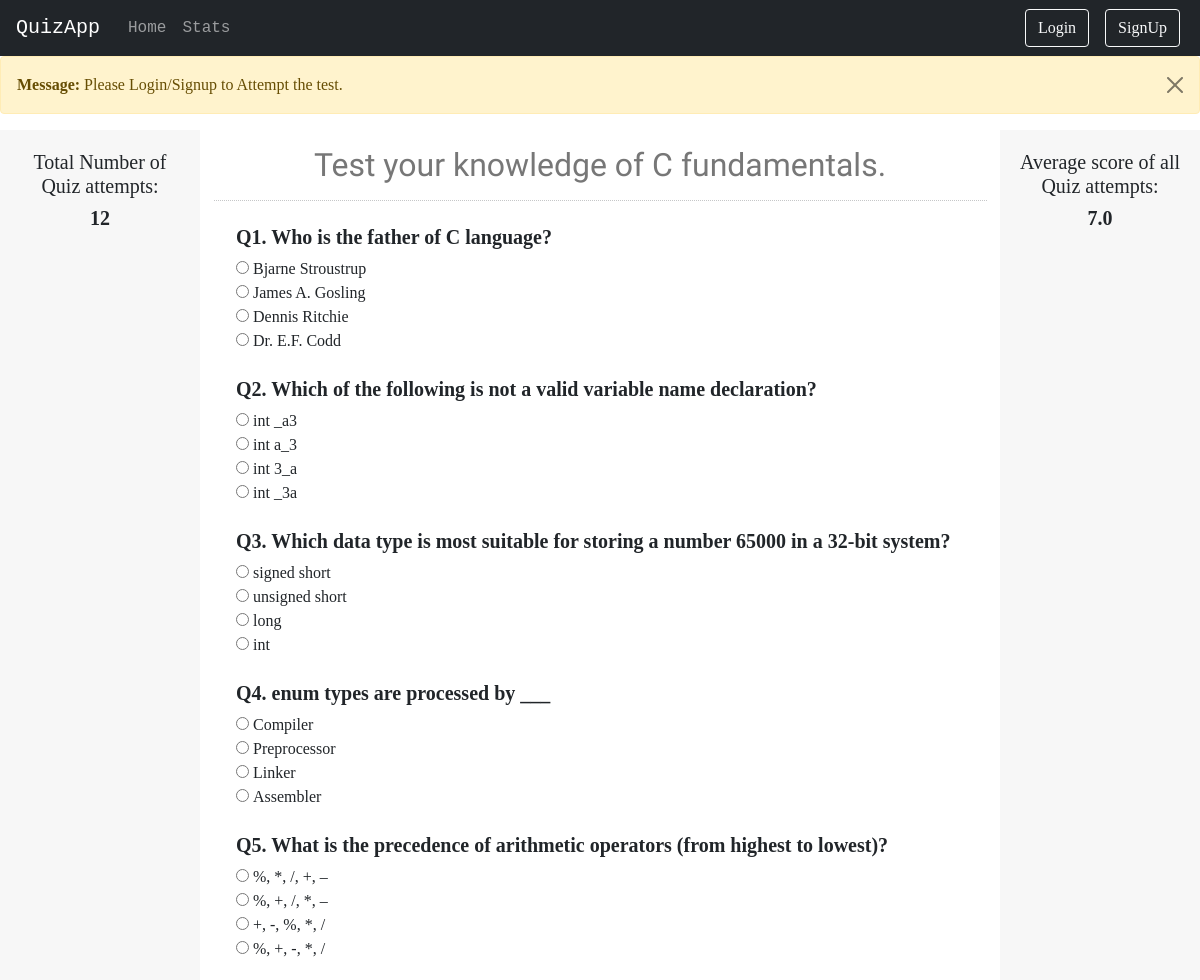
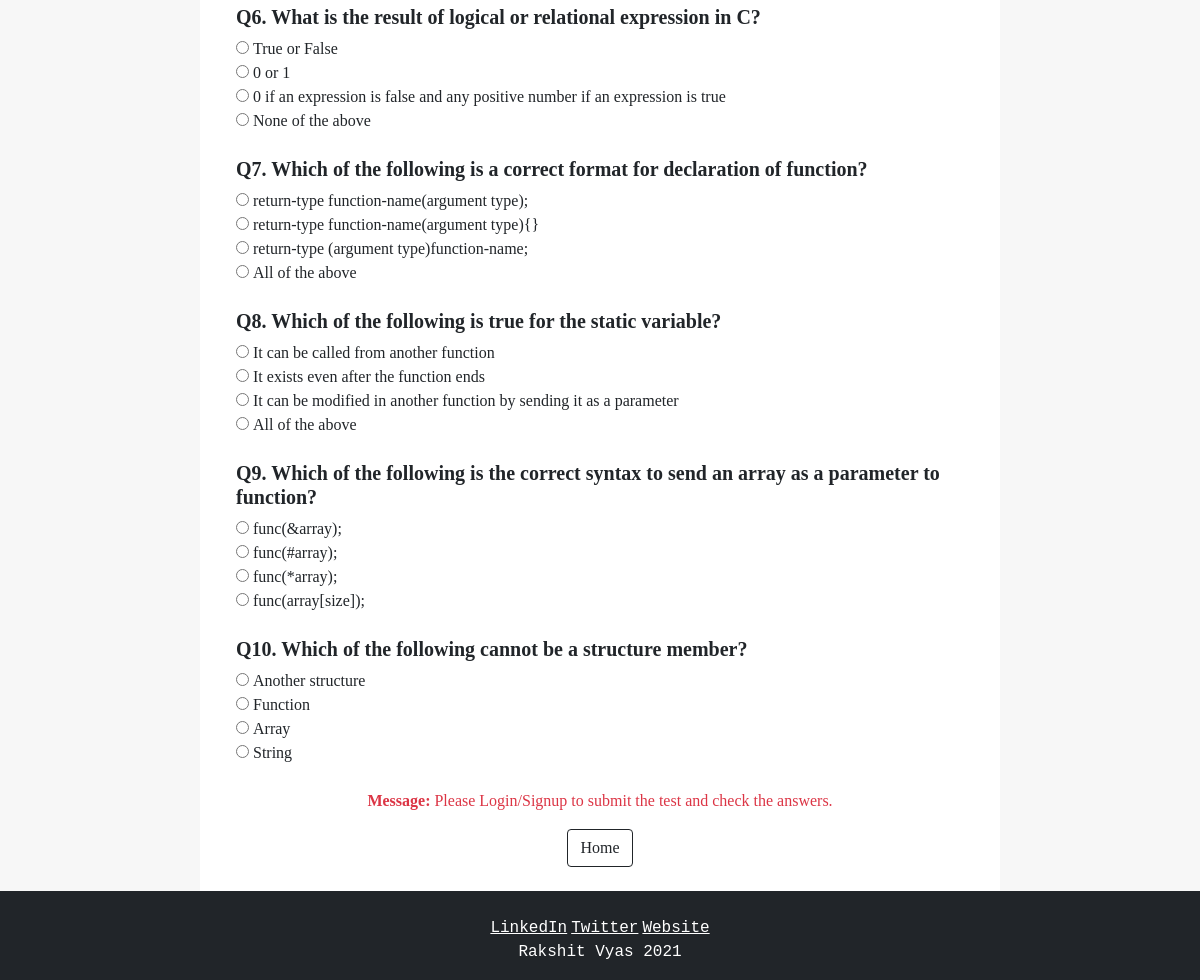
Screenshot of /quiz/c with the database file from the repository (2 pictures, top to bottom).
### quizapp/models.py (models this page shows, shortened)
class Question(models.Model):
    question_id = models.AutoField(primary_key=True)
    question = models.CharField(max_length=500)
    option1 = models.CharField(max_length=200)
    option2 = models.CharField(max_length=200)
    option3 = models.CharField(max_length=200, default=None)
    option4 = models.CharField(max_length=200, default=None)
    option5 = models.CharField(max_length=200, default=None)
    answer = models.IntegerField()
    subject = models.CharField(max_length=20)

### quizapp/views.py (the view, shortened to what this page needs)
# urls.py: path('quiz/<str:sub>', views.quiz, name='quiz'),
def quiz(request,sub):
    context= {}
    if sub == 'c':
        context = fetch_data("C Programming", "C")
    elif sub == 'cpp':
        context = fetch_data("C++ Programming", "C++")
    elif sub == 'java':
        context = fetch_data("Java Programming", "Java")
    elif sub == 'python':
        context = fetch_data("Python Programming", "Python")
    elif sub == 'js':
        context = fetch_data("Javascript Programming", "Javascript")
    else:
        context = fetch_data("","")
    return render(request, 'quiz.html', context)

### quizapp/views.py (called while the page is built)
def fetch_data(subject, language):
    data = Question.objects.filter(subject=subject)
    answers = []
    for d in data:
        answers.append(d.answer)
    tests_data = Test_stat.objects.all()
    total_test = len(tests_data)
    total_marks = 0
    for test in tests_data:
        total_marks += test.score
    avg_marks = float(total_marks/total_test)
    avg_marks = round(avg_marks,2)
    context ={
        'all_data' : data,
        'o' : 1,
        'language' : language,
        'answers' : answers,
        'total_test' : total_test,
        'avg_marks' : avg_marks
    }
    return context

### templates/quiz.html (shortened to what this page needs)
{% extends 'basic.html' %}
{% block body %}
<h1 name="heaad" class="subheading text-center my-3" style = "font-size: 200%;">Test your knowledge of {{language}} fundamentals.</h1>
<hr>
<form action=""  class="quizForm" name="quizForm" onsubmit="submitAnswers()">
{% for data in all_data %}
<div class="container-fluid my-4">
    <h3 class="qna" name="q{{forloop.counter}}">Q{{data.question}}</h3>
    <input class="qna" type="radio" id="o{{forloop.counter}}{{o}}" name="q{{forloop.counter}}" value="{{o}}">
    <label class="qna" id="op{{forloop.counter}}{{o}}" for="o{{forloop.counter}}{{o}}">{{data.option1|slice:"3:"}}</label><br>
    <input class="qna" type="radio" id="o{{forloop.counter}}{{o|add:"1"}}" name="q{{forloop.counter}}" value="{{o|add:"1"}}">
    <label class="qna" id="op{{forloop.counter}}{{o|add:"1"}}" for="o{{forloop.counter}}{{o|add:"1"}}">{{data.option2|slice:"3:"}}</label><br>
    <input class="qna" type="radio" id="o{{forloop.counter}}{{o|add:"2"}}" name="q{{forloop.counter}}" value="{{o|add:"2"}}">
    <label class="qna" id="op{{forloop.counter}}{{o|add:"2"}}" for="o{{forloop.counter}}{{o|add:"2"}}">{{data.option3|slice:"3:"}}</label><br>
    <input class="qna" type="radio" id="o{{forloop.counter}}{{o|add:"3"}}" name="q{{forloop.counter}}" value="{{o|add:"3"}}">
    <label class="qna" id="op{{forloop.counter}}{{o|add:"3"}}" for="o{{forloop.counter}}{{o|add:"3"}}">{{data.option4|slice:"3:"}}</label><br>
</div>
{% endfor %}
</form>
{% if user.is_authenticated %}
<div class="text-center mt-4 mb-2">
    <input class="btn btn-outline-dark" type="submit" name="" value="Submit Answers" onclick="submitAnswers()">
    <input class="btn btn-outline-dark" type="submit" name="" value="Home" onclick="home()">
    <input class="btn btn-outline-dark" type="submit" name="" value="Show answers" onclick="showAnswers()">
</div>
<div id="showres" class="showres text-center my-2">
</div>
{% else %}
<div class="text-center my-4">
    <p class="text-danger "><strong>Message: </strong> Please Login/Signup to submit the test and check the answers.</p>
    <input class="btn btn-outline-dark" type="submit" name="" value="Home" onclick="home()">
</div>
{% endif %}
{% endblock %}

### static/css/styles.css (style rules this page uses)
body { font-family: "Montserrat"; }
h1,h2 { font-family: 'Cormorant Garamond', serif; }
h3 { font-size: 20px; font-family: 'Times New Roman', Times, serif; font-weight: bold; }
.subheading { color: #777777; font-family: 'Sacramento', cursive; font-size: 28px; }
hr { border-top: dotted #fff 1px; border-bottom: 0; }

### rows the page displays
Question: question "1. Who is the father of C language?", option1 "Bjarne Stroustrup", option2 "James A. Gosling", option3 "Dennis Ritchie", option4 "Dr. E.F. Codd"
Question: question "2. Which of the following is not a valid variable name declaration?", option1 "int _a3", option2 "int a_3", option3 "int 3_a", option4 "int _3a"
Question: question "3. Which data type is most suitable for storing a number 65000 in a 32-bit system?", option1 "signed short", option2 "unsigned short", option3 "long", option4 "int"
Question: question "4. enum types are processed by ___", option1 "Compiler", option2 "Preprocessor", option3 "Linker", option4 "Assembler"
Question: question "5. What is the precedence of arithmetic operators (from highest to lowest)?", option1 "%, *, /, +, –", option2 "%, +, /, *, –", option3 "+, -, %, *, /", option4 "%, +, -, *, /"
Question: question "6. What is the result of logical or relational expression in C?", option1 "True or False", option2 "0 or 1", option3 "0 if an expression is false and any positive number if an expression is true", option4 "None of the above"
Question: question "7. Which of the following is a correct format for declaration of function?", option1 "return-type function-name(argument type);", option2 "return-type function-name(argument type){}", option3 "return-type (argument type)function-name;", option4 "All of the above"
Question: question "8. Which of the following is true for the static variable?", option1 "It can be called from another function", option2 "It exists even after the function ends", option3 "It can be modified in another function by sending it as a parameter", option4 "All of the above"
Question: question "9. Which of the following is the correct syntax to send an array as a parameter to function?", option1 "func(&array);", option2 "func(#array);", option3 "func(*array);", option4 "func(array[size]);"
Question: question "10. Which of the following cannot be a structure member?", option1 "Another structure", option2 "Function", option3 "Array", option4 "String"

### other values shown
{{ total_test }} "12"
{{ language }} "C"
{{ avg_marks }} "7.0"
